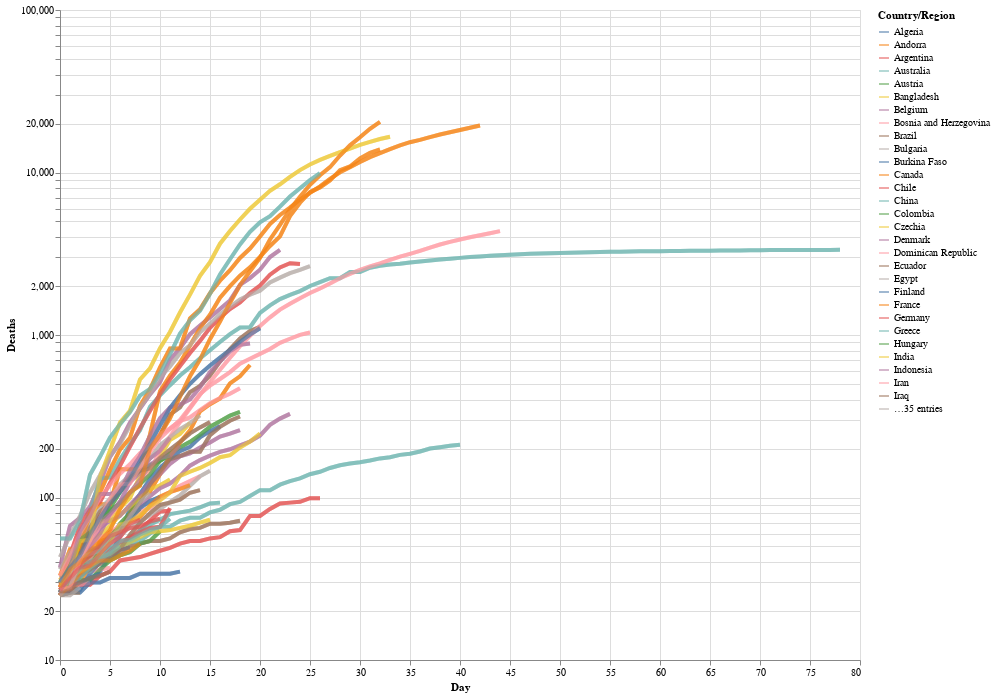

Write notebook code for a chart like this one.
### Markdown cell above
It's great that we could add that useful hover tooltip with one line of code `tooltip=['Country/Region', 'Day','Deaths']`, particularly as it adds such information rich interaction to the chart.
One useful aspect of the NYTimes chart was that, when you hovered over a particular curve, it made it stand out against the other. We're going to do something similar here: in the resulting chart, when you click on a curve, the others turn grey.

**Note:** When first attempting to build this chart, I discovered [here](https://github.com/altair-viz/altair/issues/1552) that "multiple conditional values in one encoding are not allowed by the Vega-Lite spec," which is what Altair uses. For this reason, we build the chart, then an overlay, and then combine them.

### Code cell
# Selection tool
selection = alt.selection_single(fields=['Country/Region'])
# Color change when clicked
color = alt.condition(selection,
                    alt.Color('Country/Region:N'),
                    alt.value('lightgray'))


# Base altair plot 
base = alt.Chart(deaths_long).mark_line(strokeWidth=4, opacity=0.7).encode(
    x=alt.X('Day'),
    y=alt.Y('Deaths', scale=alt.Scale(type='log')),
    color='Country/Region',
    tooltip=['Country/Region', 'Day','Deaths']
).properties(
    width=800,
    height=650
)

# Chart
chart = base.encode(
  color=alt.condition(selection, 'Country/Region:N', alt.value('lightgray'))
).add_selection(
  selection
)

# Overlay
overlay = base.encode(
    color='Country/Region',
  opacity=alt.value(0.5),
  tooltip=['Country/Region:N', 'Name:N']
).transform_filter(
  selection
)

# Sum em up!
chart + overlay

### Figure 1 — Vega-Lite specification as saved in the notebook (floating-point values rounded to 4 significant figures; data arrays with more than 128 entries replaced by an {"elided": "..."} marker saying what was removed)
{"config": {"view": {"continuousWidth": 400, "continuousHeight": 300}}, "layer": [{"mark": {"type": "line", "opacity": 0.7, "strokeWidth": 4}, "encoding": {"color": {"condition": {"type": "nominal", "field": "Country/Region", "selection": "selector001"}, "value": "lightgray"}, "tooltip": [{"type": "nominal", "field": "Country/Region"}, {"type": "quantitative", "field": "Day"}, {"type": "quantitative", "field": "Deaths"}], "x": {"type": "quantitative", "field": "Day"}, "y": {"type": "quantitative", "field": "Deaths", "scale": {"type": "log"}}}, "height": 650, "selection": {"selector001": {"type": "single", "fields": ["Country/Region"]}}, "width": 800}, {"mark": {"type": "line", "opacity": 0.7, "strokeWidth": 4}, "encoding": {"color": {"type": "nominal", "field": "Country/Region"}, "opacity": {"value": 0.5}, "tooltip": [{"type": "nominal", "field": "Country/Region"}, {"type": "nominal", "field": "Name"}], "x": {"type": "quantitative", "field": "Day"}, "y": {"type": "quantitative", "field": "Deaths", "scale": {"type": "log"}}}, "height": 650, "transform": [{"filter": {"selection": "selector001"}}], "width": 800}], "data": {"name": "data-55a258f94e8b8783e91323a8e7c7adc8"}, "$schema": "https://vega.github.io/schema/vega-lite/v4.8.1.json", "datasets": {"data-55a258f94e8b8783e91323a8e7c7adc8": {"elided": "5184 records"}}}
